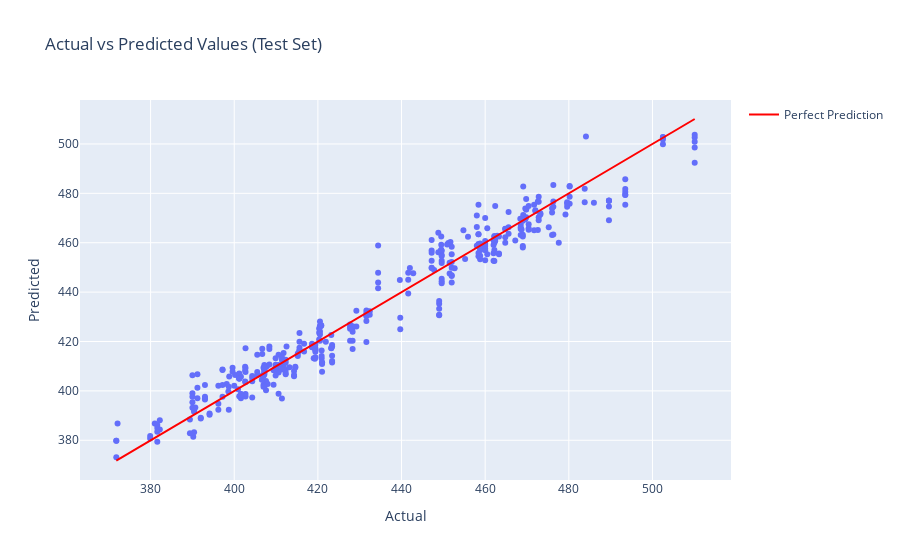

Notebook source saved alongside this figure:
### Code cell
xgb_model = XGBRegressor(objective="reg:squarederror", 
                             random_state=42, 
                             reg_lambda=10,
                             min_child_weight=3, 
                             colsample_bytree=0.8, 
                             learning_rate=0.05, 
                             max_depth=7, 
                             n_estimators=300)

xgb_model.fit(X_train, y_train)

train_pred = xgb_model.predict(X_train)
test_pred = xgb_model.predict(X_test)
val_pred = xgb_model.predict(X_val)

cv_scores = cross_val_score(xgb_model, X_train, y_train, scoring=scorer, cv=kf)
print(f"Cross-Validated RMSE: {-np.mean(cv_scores):.3f}")

mse_train = mean_squared_error(y_train, train_pred)
mse_val = mean_squared_error(y_val, val_pred)
mse_test = mean_squared_error(y_test, test_pred)
print(f"mse_train = {mse_train}")
print(f"mse_val = {mse_val}")
print(f"mse_test = {mse_test}")

rmse_test = np.sqrt(mse_test)
print(f"rmse_test = {rmse_test}")

train_r2 = r2_score(y_train, train_pred)
val_r2 = r2_score(y_val, val_pred)
test_r2 = r2_score(y_test, test_pred)

print(f"train_r2 = {train_r2}")
print(f"val_r2 = {val_r2}")
print(f"test_r2 = {test_r2}")

mae_train = mean_absolute_error(y_train, train_pred)
mae_val = mean_absolute_error(y_val, val_pred)
mae_test = mean_absolute_error(y_test, test_pred)
print(f"mae_train = {mae_train}")
print(f"mae_val = {mae_val}")
print(f"mae_test = {mae_test}")

results_xgb = pd.DataFrame({
    'Actual 2k tijd': y_test,
    'Predicted 2k tijd (XGBoost)': test_pred,
    'Difference (XGBoost)': y_test - test_pred
})
print(results_xgb.head(10))

#r2 score
plt.figure(figsize=(6, 6))
sns.scatterplot(x=y_test, y=test_pred)
plt.plot(y_test, y_test, color="red", linestyle="--", label="Perfect fit (y=x)")
plt.xlabel("Echte lengte")
plt.ylabel("Voorspelde lengte")
plt.title(f"Voorspelde vs. Echte waarden (R² = {test_r2:.2f})")
plt.show()

#hovering plot voorspellingen test set
import plotly.express as px
import plotly.graph_objects as go

data = pd.DataFrame({'Actual': y_test, 'Predicted': test_pred})
fig = px.scatter(data, x='Actual', y='Predicted', title="Actual vs Predicted Values")
min_val = min(data['Actual'].min(), data['Predicted'].min())
max_val = max(data['Actual'].max(), data['Predicted'].max())
fig.add_trace(go.Scatter(x=[min_val, max_val], y=[min_val, max_val], mode='lines', 
                         name='Perfect Prediction', line=dict(color='red')))
fig.show()

#residuals plot
residuals_xgb = y_test - test_pred
plt.figure(figsize=(10, 6))
plt.scatter(test_pred, residuals_xgb, alpha=0.7)
plt.axhline(0, color='red', linestyle='--', linewidth=2)
plt.xlabel('Predicted Values')
plt.ylabel('Residuals')
plt.title('Residual Analysis')
plt.grid(True)
plt.show()

#feature analysis
plt.figure(figsize=(10, 6))
xgb.plot_importance(xgb_model, importance_type='weight', max_num_features=10)
plt.title("Feature Importance")
plt.show()

test_pred = xgb_model.predict(X_test)
test_rmse = np.sqrt(mean_squared_error(y_test, test_pred))
print("Test RMSE:", test_rmse)

from xgboost import plot_tree

#eerste decision tree
plt.figure(figsize=(20, 10))
plot_tree(xgb_model, num_trees=0, rankdir='LR') 
plt.title("Visualization of the First Decision Tree")
plt.show()

#meer decision trees
num_trees_to_plot = 3
for i in range(num_trees_to_plot):
    plt.figure(figsize=(20, 10))
    plot_tree(xgb_model, num_trees=i, rankdir='LR')
    plt.title(f"Visualization of Tree {i}")
    plt.show()

### Figure 1 — Plotly figure (JSON) as saved in the notebook; plotly's stock layout.template omitted (floating-point values rounded to 4 significant figures; data arrays with more than 128 entries replaced by an {"elided": "..."} marker saying what was removed)
{"data": [{"hovertemplate": "Actual=%{x}<br>Predicted=%{y}<extra></extra>", "legendgroup": "", "marker": {"color": "#636efa", "symbol": "circle"}, "mode": "markers", "name": "", "orientation": "v", "showlegend": false, "type": "scatter", "x": {"elided": "391 float values"}, "xaxis": "x", "y": {"elided": "391 float values"}, "yaxis": "y"}, {"line": {"color": "red"}, "mode": "lines", "name": "Perfect Prediction", "type": "scatter", "x": [371.8, 510.1], "y": [371.8, 510.1]}], "layout": {"legend": {"tracegroupgap": 0}, "title": {"text": "Actual vs Predicted Values (Test Set)"}, "xaxis": {"anchor": "y", "domain": [0, 1], "title": {"text": "Actual"}}, "yaxis": {"anchor": "x", "domain": [0, 1], "title": {"text": "Predicted"}}}}
